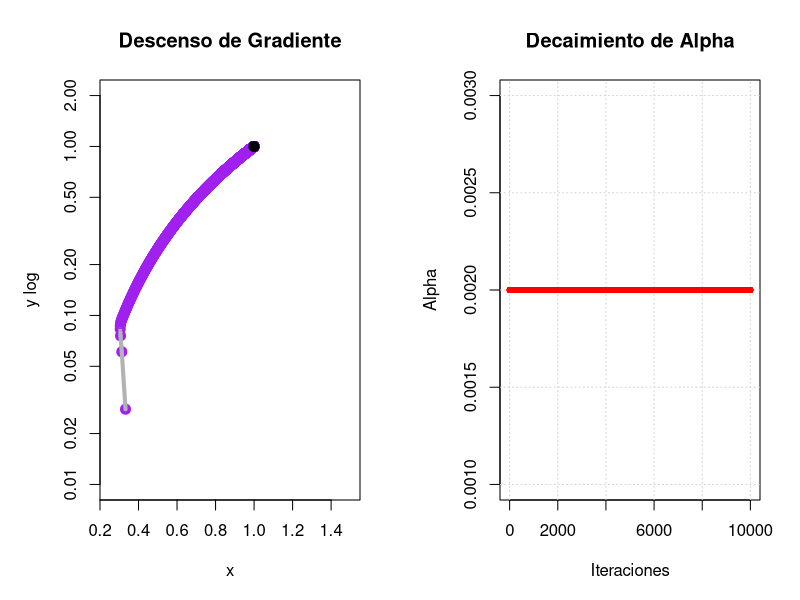

The R source for this figure:
#funcion objetivo
f <- function (x){
  (1 - x[1])^2 + 100*( x[2] - x[1]^2)^2
}

f_gran <- function(x){
  dx <- -2*(1 - x[1]) - 400*x[1]*(x[2] - x[1]^2)
  dy <- 200*(x[2] - x[1]^2)
  return(c(dx,dy))
}

#alfa
alpha <- 0.002
#valor inicial
x <- c(-1,-1)
#-----------------
#constantes
tolerancia <- 1e-6
max_inter <- 10000
#-----------------
#contador
contador <- 0
contador_2 <- 0
distancia_total <- 0 

#-----------------
# Configurar ventana con 2 gráficos
par(mfrow = c(1, 2), mar = c(5, 5, 4, 2))

# grafico de X y Y
plot(x[1], x[2], xlim = c(0.25, 1.5), ylim = c(0.01,2), 
     xlab = "x", ylab="y log",
     log = "y",
     main = "Descenso de Gradiente",
     pch = 20, col = "blue", cex = 2)
#-----------------

for (i in 1:max_inter){
  #Cada vez que entra suma 1 para tener la cantidad de iteracion
  contador <- contador + 1
  #-----------------
  
  #calculo del nuevo X
  x_nuevo <- x - alpha*f_gran(x)
  #-----------------
 
  #graficar
  points(x_nuevo[1], x_nuevo[2], pch = 20, col = "purple", cex = 2)
  
  # Graficar línea de trayectoria entre x y x_nuevo
  segments(x[1], x[2], x_nuevo[1], x_nuevo[2], col = "gray70", lwd = 4)
  # Calcular distancia recorrida en este paso
  
  distancia_paso <- sqrt((x_nuevo[1] - x[1])^2 + (x_nuevo[2] - x[2])^2)
  distancia_total <- distancia_total + distancia_paso
  #-------------------------------------------------------------------
  
  #retriccion para evitar errores
  if(norm(f_gran(x_nuevo), "2") < tolerancia | 
     norm(x_nuevo - x, "2") < tolerancia){
    break
  }
  #-----------------
  #remplazaomos X original por X nuevo para repetir el ciclo
  x <- x_nuevo
}
points(x_nuevo[1], x_nuevo[2], pch = 20, col = "black", cex = 2)

plot(contador, alpha,
     xlim = c(0, max_inter), ylim = c(0.001,0.003), 
     xlab = "Iteraciones", ylab = "Alpha",
     main = "Decaimiento de Alpha",
     type = "n")
grid()  # Gráfico vacío

for (i in 1:max_inter){
  contador_2 <- contador_2 + 1
  points(contador_2, alpha, pch = 20, col = "red", cex = 1)
}
#-----------------------------------------------------------------

cat("El número de iteraciones necesarias es:", contador, "\n")
cat("El valor de alpha es:", alpha, "\n")
cat("El punto mínimo encontrado es:", x_nuevo, "\n")
cat("El valor de la función en ese punto es:", f(x), "\n")